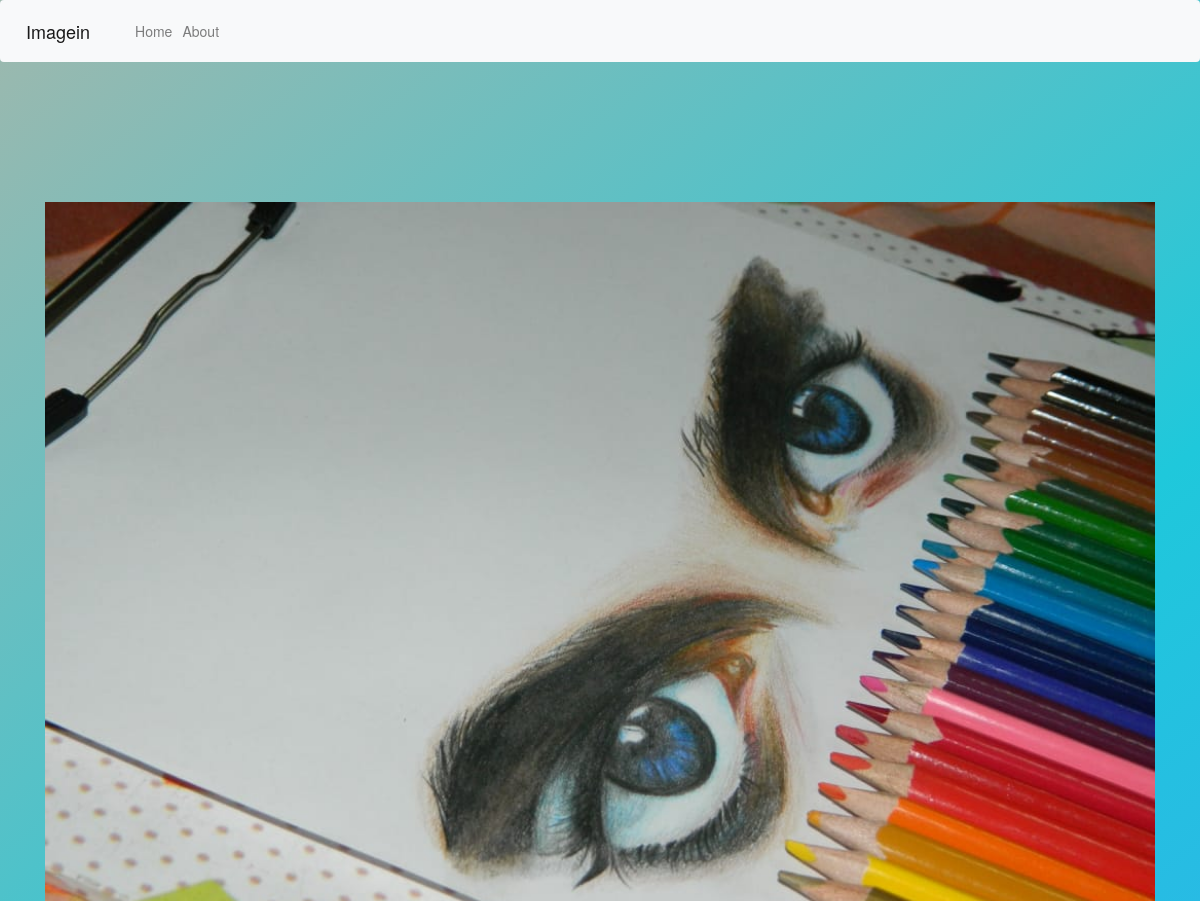
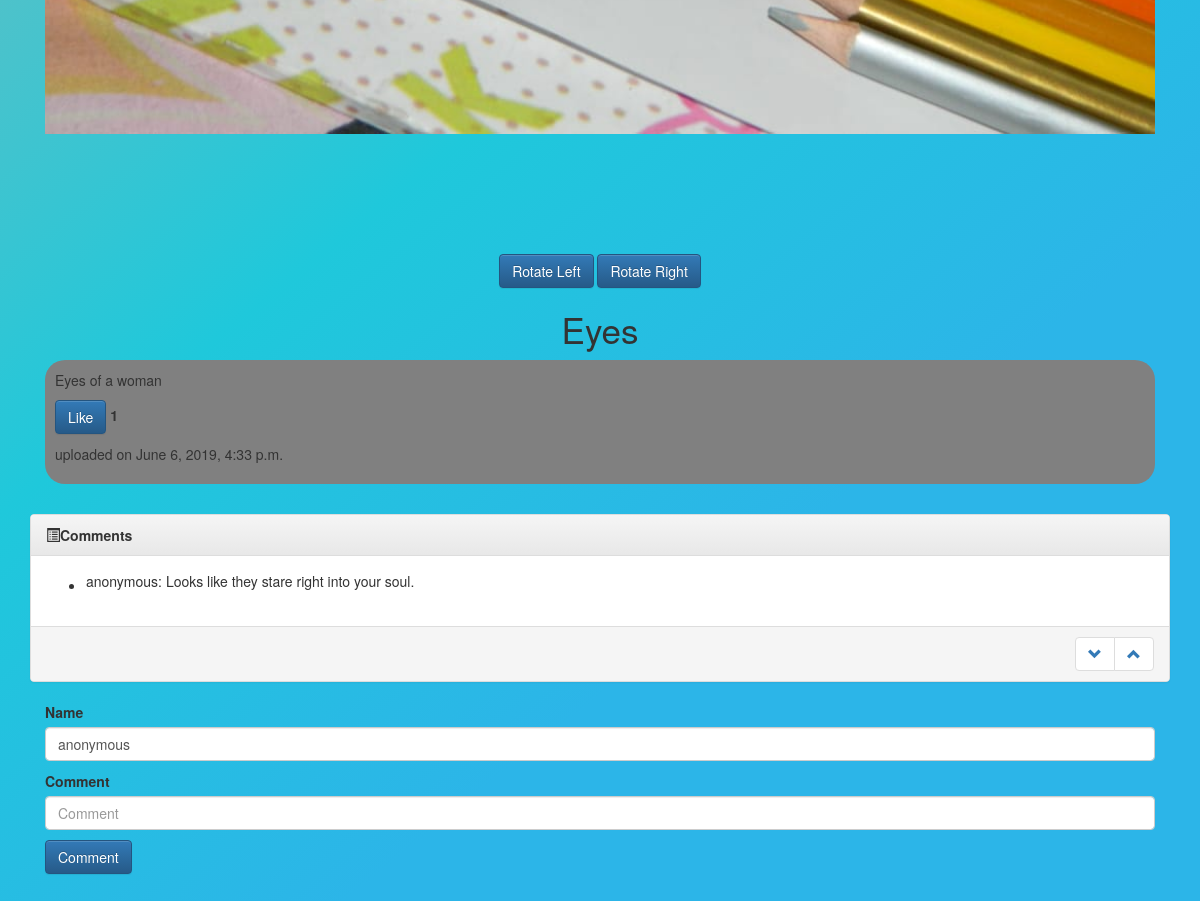
The app's page /image/3 with its own data (2 pictures, top to bottom).
### images/models.py (models this page shows, shortened)
class ImageModel(models.Model):
	title = models.CharField(max_length=20)
	about = models.CharField(max_length=1024)
	image = models.ImageField(upload_to='paint_folder')
	num_likes = models.IntegerField(default=0)
	date_uploaded = models.DateTimeField(auto_now_add=True)
	class Meta:
	    ordering = ('-num_likes', )

class CommentsModel(models.Model):
	person = models.GenericIPAddressField()
	image = models.ForeignKey(ImageModel, on_delete=models.CASCADE)
	name = models.CharField(max_length=50,default="anonymous")
	posted_on = models.DateTimeField(auto_now_add=True,null=True)
	comment = models.CharField(max_length=100,null=True)
	class Meta:
		ordering = ('-posted_on',)

### images/views.py (the view, shortened to what this page needs)
# urls.py: path('image/<int:pk>', views.image,name="image"),
def image(request,pk):
	im = ImageModel.objects.get(pk=pk)
	form = CommentForm()
	comments = im.commentsmodel_set.all()
	return render(request,'images/image.html',{"im":im, "form":form, "comments":comments})

### images/forms.py
class CommentForm(forms.ModelForm):
	class Meta:
		model = CommentsModel
		fields = ['name','comment']

### images/templates/images/image.html (shortened to what this page needs)
{% load bootstrap4 %}
{% load static %}
<!DOCTYPE html>
<html>
<head>
	{% bootstrap_css %}
	<link rel="stylesheet" type="text/css" href="{% static 'images/image.css' %}">
</head>
<body>
	<nav class="navbar navbar-expand-lg navbar-light bg-light">
	  <a class="navbar-brand" href="#">Imagein</a>
	  <div class="collapse navbar-collapse" id="navbarNav">
	    <ul class="navbar-nav">
	      <li class="nav-item">
	        <a class="nav-link" href="{% url 'home' %}">Home<span class="sr-only">(current)</span></a>
	      </li>
	      <li class="nav-item">
	        <a class="nav-link" href="{% url 'about' %}">About</a>
	      </li>
	    </ul>
	  </div>
	</nav>
	<div class="container text-center">
		<img src="{{ im.image.url }}" id="painting">
		<button id="rotateleft" class="btn btn-primary">Rotate Left</button>
		<button id="rotateright" class="btn btn-primary">Rotate Right</button>
		<h1 class="display-4"> {{ im.title }} <div id="imid" hidden="true">{{ im.id }}</div></h1>
	</div>
	<div class="container">
		<div class="cardy">
			<p> {{ im.about }} </p>
			<p><button class="btn btn-primary" id="likebtn">Like</button><strong id="num_likes"> {{ im.num_likes }}</strong> </p>
			<p> uploaded on {{im.date_uploaded}}</p>
		</div>
	</div>
   <link rel="stylesheet" href="https://maxcdn.bootstrapcdn.com/bootstrap/3.3.7/css/bootstrap.min.css">
	<link rel="stylesheet" href="https://maxcdn.bootstrapcdn.com/bootstrap/3.3.7/css/bootstrap-theme.min.css">
	<div class="container mt-5" >
		<div class="row">
				<div class="panel panel-default" style="width:100%">
					<div class="panel-heading">
						<span class="glyphicon glyphicon-list-alt"></span><b>Comments</b></div>
					<div class="panel-body">
						<div class="row">
							<div class="col-xs-12">
								<ul class="demo1">
									{% for comment in comments %}
									<li class="news-item">
										<table cellpadding="4">
											<tr>
												<td>{{ comment.name }}:  {{ comment.comment }} </td>
											</tr>
										</table>
									</li>
									{% endfor %}
								</ul>
							</div>
						</div>
					</div>
					<div class="panel-footer">
					</div>
				</div>
		</div>
	</div>
	<div class="container mb-5">
		<form method="post" action="{% url 'image' pk=im.pk %}">
			{% bootstrap_form form %}
			{% buttons %}
				<button class="btn btn-primary" type="submit">
					Comment
				</button>
			{% endbuttons %}
		</form>
	</div>
</body>
</html>

### images/static/images/image.css (style rules this page uses)
body { background: linear-gradient(141deg, #9fb8ad 0%, #1fc8db 51%, #2cb5e8 75%); background-repeat: no-repeat; }
#painting { height: 100%; width: 100%; transition: transform 1s ease-out; }
.cardy { border-radius: 20px; border-width: 3px; border-style: line; padding: 10px; background: grey !important; }

### records on screen
ImageModel: image (picture), title "Eyes", about "Eyes of a woman", num_likes "1", date_uploaded "June 6, 2019, 4:33 p.m."
CommentsModel: name "anonymous", comment "Looks like they stare right into your soul."
